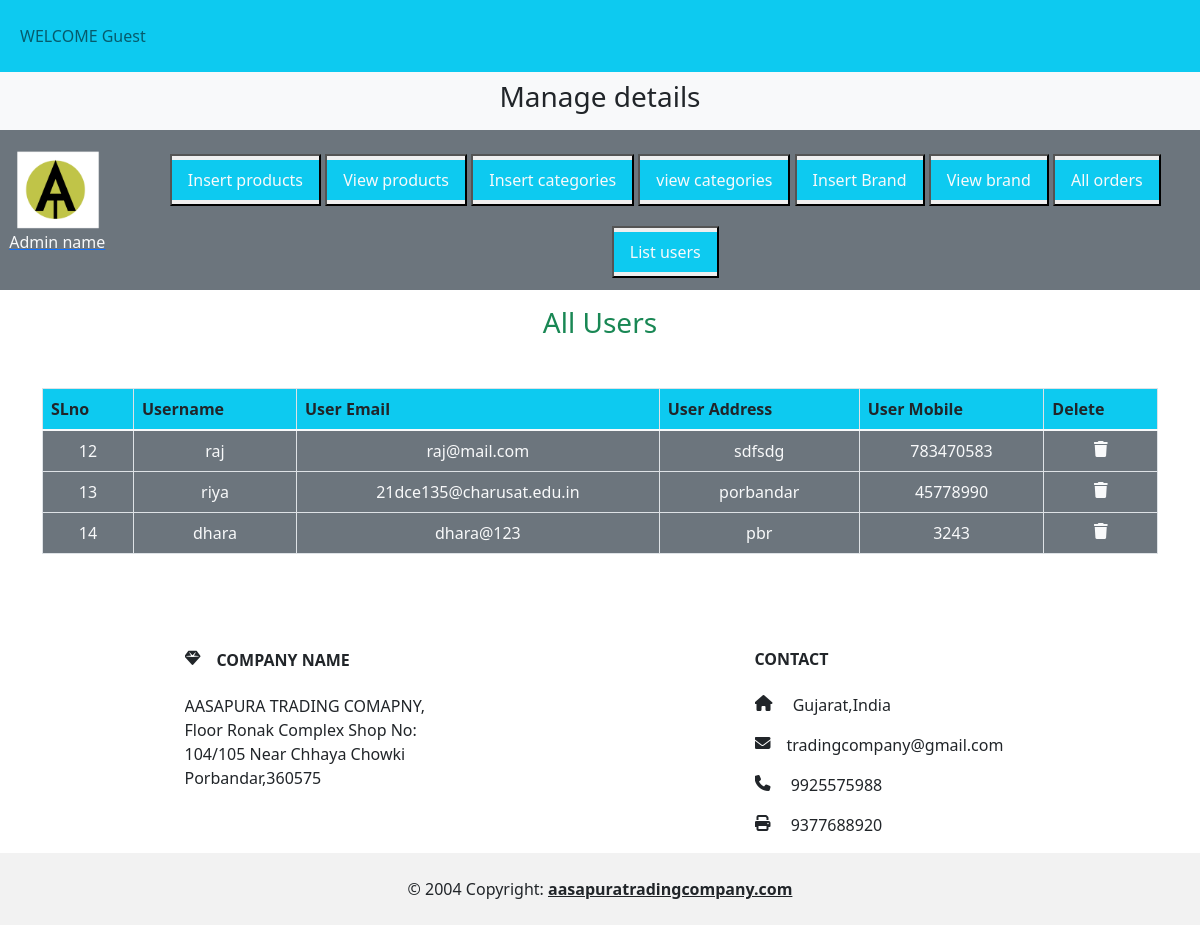
Page /admin_area/index.php?list_users on the committed database.
### tables this page shows
CREATE TABLE `user_table` (
  `user_id` int(11) NOT NULL,
  `username` varchar(100) NOT NULL,
  `user_email` varchar(100) NOT NULL,
  `user_password` varchar(255) NOT NULL,
  `user_image` varchar(255) NOT NULL,
  `user_ip` varchar(100) NOT NULL,
  `user_address` varchar(255) NOT NULL,
  `user_mobile` varchar(20) NOT NULL
);

### admin_area/list_users.php (the view, shortened to what this page needs)
<h3 class="text-center text-success">All Users</h3>
<table class="table table-bordered mt-5">
    <thead class="bg-info">
        <?php
        $get_orders="select * from `user_table`";
        $result=mysqli_query($con,$get_orders);
        $row_count=mysqli_num_rows($result);
        echo " <tr>
        <th>SLno</th>
        <th>Username</th>
        <th>User Email</th>
        <th>User Address</th>
        <th>User Mobile</th>
        <th>Delete</th>
    </tr>
</thead>
<tbody class='bg-secondary text-light text-center'>";
if($row_count==0){
    echo "<h2 class='bg-danger text-center mt-5'> No Users yet</h2>";
}
else{
    while($row_data=mysqli_fetch_assoc($result)){
        $user_id=$row_data['user_id'];
        $username=$row_data['username'];
        $user_email=$row_data['user_email'];
        $user_address=$row_data['user_address'];
        $user_mobile=$row_data['user_mobile'];
        echo "
        <tr>
            <td>$user_id</td>
            <td>$username</td>
            <td>$user_email</td>
            <td>$user_address</td>
            <td>$user_mobile</td>
            <td><a href='' class='text-light'><i class='fa-solid fa-trash'></i></td>
        </tr>";
    }
}
        ?>
    </tbody>
</table>

### admin_area/index.php (shortened to what this page needs)
<?php
include('../functions/common_function.php');
?>
<!DOCTYPE html>
<html lang="en">
<head>
    <link href="https://cdn.jsdelivr.net/npm/bootstrap@5.1.3/dist/css/bootstrap.min.css" rel="stylesheet">
    <link rel="stylesheet" href="https://cdnjs.cloudflare.com/ajax/libs/font-awesome/6.2.0/css/all.min.css" />
    <link rel="stylesheet" href="h.css">
</head>
<body>
    <div class="container-fluid p-0">
        <nav class="navbar navbar-expand-lg navbar-light bg-info">
        <div class="container-fluid">
          <nav class="navbar navbar-expand-lg navbar-light bg-info">
                <ul class="navbar-nav">
                    <li class="nav-item">
                        <a href="" class="nav-link">WELCOME Guest</a>
                    </li>
                </ul>
</nav>
        </div>
        </nav>
        <div class="bg-light">
            <h3 class="text-center p-2">Manage details</h3>
        </div>
        <div class="row">
        <div class="col-md-12 bg-secondary p-1 d-flex align-items-center">
            <div class="p-3">
                <a href="#"><img src="../logo.png" alt="" class=admin_image>
            <p class="text-light text-center">Admin name</p></a>
            </div>
            <div class="button text-center">
                <button class="my-3"><a href="insert_product.php" class="nav-link text-light bg-info my-1">Insert products</a></button>
                <button class="my-1"><a href="index.php?view_products" class="nav-link text-light bg-info my-1">View products</a></button>
                <button class="my-1"><a href="index.php?insert_categories" class="nav-link text-light bg-info my-1">Insert categories</a></button>
                <button class="my-1"><a href="index.php?view_categories" class="nav-link text-light bg-info my-1">view categories</a></button>
                <button class="my-1"><a href="index.php?insert_brand" class="nav-link text-light bg-info my-1">Insert Brand</a></button>
                <button class="my-1"><a href="index.php?view_brands" class="nav-link text-light bg-info my-1">View brand</a></button>
                <button class="my-1"><a href="index.php?list_orders" class="nav-link text-light bg-info my-1">All orders</a></button>
                <button class="my-1"><a href="index.php?list_users" class="nav-link text-light bg-info my-1">List users</a></button>
            </div>
        </div>
        </div>
</div>
<div class="container my-3" >
<?php
              if(isset($_GET['list_users'])){
                include('list_users.php');
                }
?>
</div>
<section class="">
      <div class="container text-center text-md-start mt-5">
        <div class="row mt-3">
          <div class="col-md-3 col-lg-4 col-xl-3 mx-auto mb-4">
            <h6 class="text-uppercase fw-bold mb-4">
              <i class="fas fa-gem me-3"></i>Company Name
            </h6>
            <p>
              AASAPURA TRADING COMAPNY,<br> Floor Ronak Complex Shop No: 104/105
              Near Chhaya Chowki Porbandar,360575
            </p>
          </div>
          <div class="col-md-4 col-lg-3 col-xl-3 mx-auto mb-md-0 mb-4">
            <h6 class="text-uppercase fw-bold mb-4">Contact</h6>
            <p><i class="fas fa-home me-3"></i> Gujarat,India</p>
            <p><i class="fas fa-envelope me-3"></i>tradingcompany@gmail.com</p>
            <p><i class="fas fa-phone me-3"></i> 9925575988</p>
            <p><i class="fas fa-print me-3"></i> 9377688920</p>
          </div>
        </div>
      </div>
    </section>
    <div class="text-center p-4" style="background-color: rgba(0, 0, 0, 0.05);">
      © 2004 Copyright:
      <a class="text-reset fw-bold" href="file:///C:/Users/riyat/OneDrive/Desktop/Bootstrap%20designs/index.html#contact">aasapuratradingcompany.com</command></a>
    </div>
</body>
</html>

### h.css (style rules this page uses)
* { margin: 0; padding: 0; box-sizing: border-box; overflow-x: hidden; }

### admin_area/index.php (style rules this page uses)
.admin_image { width: 100px; object-fit: contain; }

### rows in the picture
user_table: user_id "12", username "raj", user_email "raj@mail.com", user_address "sdfsdg", user_mobile "783470583"
user_table: user_id "13", username "riya", user_email "21dce135@charusat.edu.in", user_address "porbandar", user_mobile "45778990"
user_table: user_id "14", username "dhara", user_email "dhara@123", user_address "pbr", user_mobile "3243"
